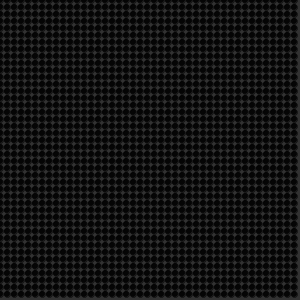
Frame 1 (no input)
Frame 60 (the mouse pressed at the canvas centre just before this capture): identical to frame 1, image omitted
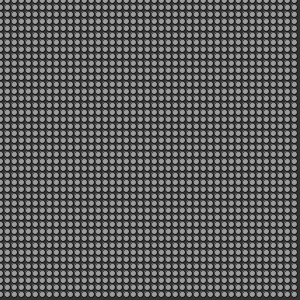
Frame 120 (the mouse held since frame 60 and released just before this capture)

The Processing sketch that drew these frames (run headless with seeded random() and noise(); from frame 60 on, the mouse is pressed at the canvas centre):

// Processing sketch: processing_61272
// ── processing_61272.pde

void setup(){
  size(300,300);
  smooth();
}
 
void draw () {
  background (50);
   
  float i = mouseY + 5;
   
  for (int x = 0; x <= height; x = x + 7){
    for (int y = 0; y <= height; y = y + 7){
       
      strokeWeight (0.5);
      fill(0 + i);
      ellipse(x, y, 6, 6);
    }
  }
}
